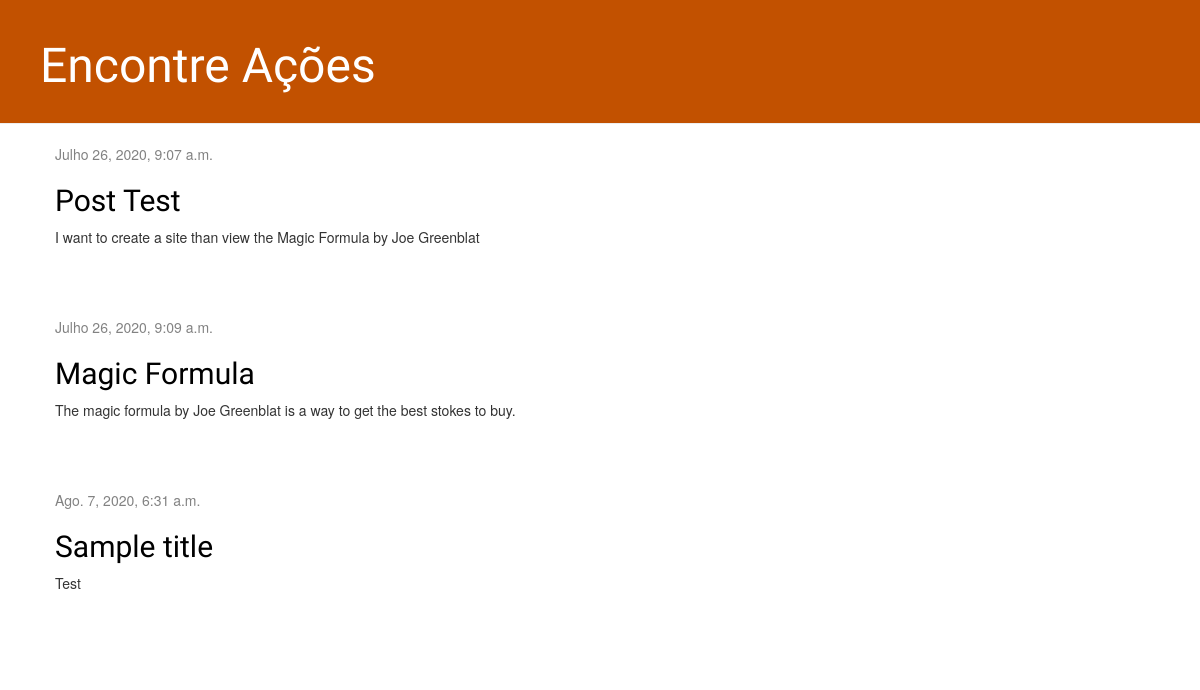
The page / on the database its author committed.
### blog/models.py (models this page shows, shortened)
class Post(models.Model):
    author = models.ForeignKey(settings.AUTH_USER_MODEL, on_delete=models.CASCADE)
    title = models.CharField(max_length=200)
    text = models.TextField()
    created_date = models.DateTimeField(default=timezone.now)
    published_date = models.DateTimeField(blank=True, null=True)

### blog/views.py (the view)
# urls.py: path('', views.post_list, name='post_list'),
def post_list(request):
    posts = Post.objects.filter(published_date__lte=timezone.now()).order_by('published_date')
    return render(request, 'blog/post_list.html', {'posts': posts})

### blog/templates/blog/post_list.html
{% extends 'blog/base.html' %}
{% block content %}
    {% for post in posts %}
        <div class="post">
            <div class="date">
                {{ post.published_date }}
            </div>
            <h2><a href="{% url 'post_detail' pk=post.pk %}">{{ post.title }}</a></h2>
            <p>{{ post.text|linebreaksbr }}</p>
        </div>
    {% endfor %}
{% endblock %}

### blog/static/css/blog.css (style rules this page uses)
h1, h2, h3, h4 { font-family: 'Lobster', cursive; }
.date { color: #828282; }
.post { margin-bottom: 70px; }
.post h2 a, .post h2 a:visited { color: #000000; }

### rows shown on the page
Post: published_date "Julho 26, 2020, 9:07 a.m.", title "Post Test", text "I want to create a site than view the Magic Formula by Joe Greenblat"
Post: published_date "Julho 26, 2020, 9:09 a.m.", title "Magic Formula", text "The magic formula by Joe Greenblat is a way to get the best stokes to buy."
Post: published_date "Ago. 7, 2020, 6:31 a.m.", title "Sample title", text "Test"
